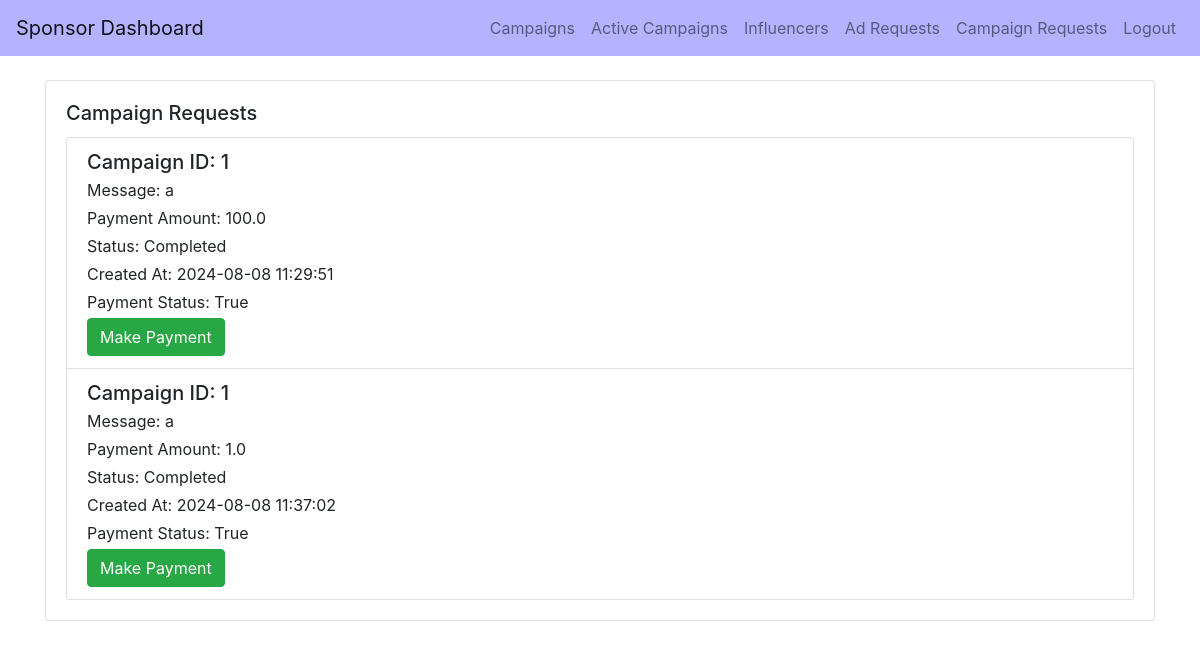
The app's page /sponsor_campaign_requests/google_admin, older data.
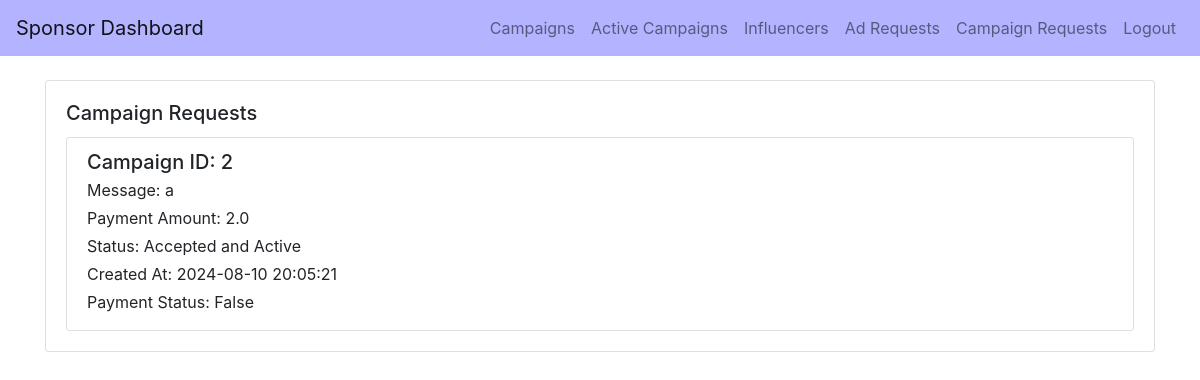
The same page, newer data.
### backend/models.py (models this page shows)
class CampaignRequest(db.Model):
    __tablename__ = 'campaign_request'
    id = db.Column(db.Integer, primary_key=True)
    campaign_id = db.Column(db.Integer, db.ForeignKey('campaign.id'), nullable=False)
    influencer_id = db.Column(db.Integer, db.ForeignKey('user.id'), nullable=False)
    sponsor_id = db.Column(db.Integer, db.ForeignKey('sponsor.id'), nullable=False)  # Added this field
    messages = db.Column(db.Text, nullable=True)
    payment_amount = db.Column(db.Float, nullable=False)  # Added this field
    status = db.Column(db.String(10), nullable=False)  # Pending, Accepted, Rejected
    complete = db.Column(db.Boolean, default=False, nullable=False)
    complete_confirmed = db.Column(db.Boolean, default=False, nullable=False)
    payment = db.Column(db.Boolean, default=False, nullable=False)
    created_at = db.Column(db.DateTime, default=db.func.current_timestamp(), nullable=False)
    campaign = db.relationship('Campaign', backref='campaign_requests_campaign', lazy=True)
    influencer = db.relationship('User', backref='campaign_requests', foreign_keys=[influencer_id])
    sponsor = db.relationship('Sponsor', backref='campaign_requests_sponsor', foreign_keys=[sponsor_id])

### backend/controller.py (the view)
@app.route('/sponsor_campaign_requests/<username>', methods=['GET'])
def sponsor_campaign_requests(username):
    usr = User.query.filter_by(username=username).first()
    if usr and usr.role == 'sponsor':
        sponsor = Sponsor.query.filter_by(user_id=usr.id).first()
        if sponsor:
            campaign_requests = CampaignRequest.query.filter_by(sponsor_id=sponsor.id).all()
            return render_template("sponsor_campaign_requests.html",
                                    username=usr.username,
                                    name=sponsor.name,
                                    email=sponsor.email,
                                    company=sponsor.company,
                                    industry=sponsor.industry,
                                    campaign_requests=campaign_requests)
    return redirect(url_for('index'))

### templates/sponsor_campaign_requests.html (shortened to what this page needs)
<!DOCTYPE html>
<html lang="en">
<head>
    <link href="https://stackpath.bootstrapcdn.com/bootstrap/4.5.2/css/bootstrap.min.css" rel="stylesheet">
</head>
<body>
    <nav class="navbar navbar-expand-lg navbar-light" style="background-color: #b3b3ff;">
        <a class="navbar-brand" href="/sponsor_dashboard/{{ username }}">Sponsor Dashboard</a>
        <div class="collapse navbar-collapse">
            <ul class="navbar-nav ml-auto">
                <li class="nav-item">
                    <a class="nav-link" href="/sponsor_campaigns/{{ username }}">Campaigns</a>
                </li>
                <li class="nav-item">
                    <a class="nav-link" href="{{ url_for('active_campaigns_sponsor', username=username) }}">Active Campaigns</a>
                </li>
                <li class="nav-item">
                    <a class="nav-link" href="/sponsor_influencers/{{ username }}">Influencers</a>
                </li>
                <li class="nav-item">
                    <a class="nav-link" href="/sponsor_ad_requests/{{ username }}">Ad Requests</a>
                </li>
                <li class="nav-item">
                    <a class="nav-link" href="/sponsor_campaign_requests/{{ username }}">Campaign Requests</a>
                </li>
                <li class="nav-item">
                    <a class="nav-link" href="{{ url_for('logout') }}">Logout</a>
                </li>
            </ul>
        </div>
    </nav>
<div class="container mt-4">
    <div class="row">
        <div class="col-md-12">
            <div class="card mb-4">
                <div class="card-body">
                    <h5 class="card-title">Campaign Requests</h5>
                    <div class="list-group">
                        {% if campaign_requests %}
                            {% for request in campaign_requests %}
                                <div class="list-group-item">
                                    <h5 class="mb-1">Campaign ID: {{ request.campaign_id }}</h5>
                                    <p class="mb-1">Message: {{ request.messages }}</p>
                                    <p class="mb-1">Payment Amount: {{ request.payment_amount }}</p>
                                    <p class="mb-1">Status: {{ request.status }}</p>
                                    <p class="mb-1">Created At: {{ request.created_at }}</p>
                                    <p class="mb-1">Payment Status: {{ request.payment }}</p>
                                    {% if request.status == 'Completed' %}
                                        <form action="{{ url_for('confirm_payment', request_id=request.id) }}" method="POST">
                                            <button type="submit" class="btn btn-success">Make Payment</button>
                                        </form>
                                    {% endif %}
                                </div>
                            {% endfor %}
                        {% else %}
                            <p>No campaign requests found.</p>
                        {% endif %}
                    </div>
                </div>
            </div>
        </div>
    </div>
</div>
</body>
</html>

Row changes from the older to the newer data that the page shows:
removed CampaignRequest: campaign_id "1", messages "a", payment_amount "100.0", status "Completed", created_at "2024-08-08 11:29:51", payment "True"
removed CampaignRequest: campaign_id "1", messages "a", payment_amount "1.0", status "Completed", created_at "2024-08-08 11:37:02", payment "True"
added CampaignRequest: campaign_id "2", messages "a", payment_amount "2.0", status "Accepted and Active", created_at "2024-08-10 20:05:21", payment "False"
